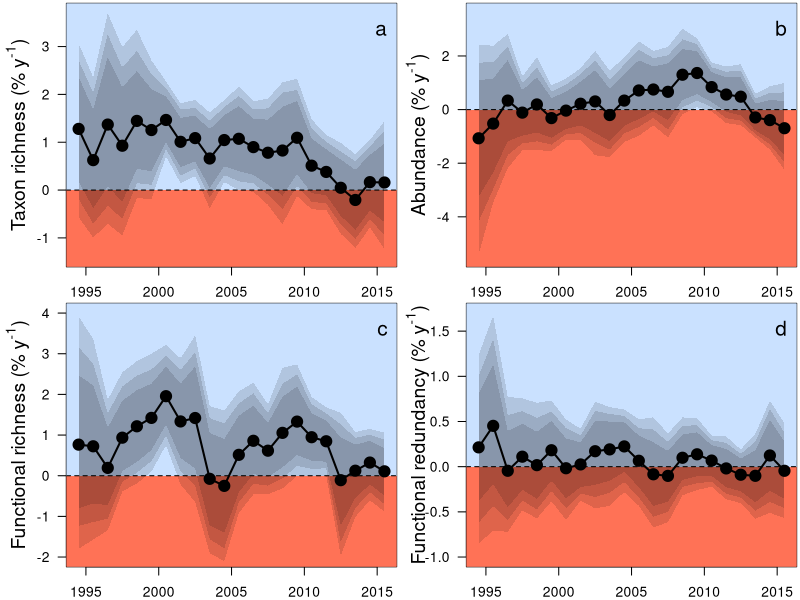

Here is the R script that generated this plot: (Note: this script raises an error after producing the figure.)
##Set working directory
setwd("C:/Users/elwel/OneDrive/Desktop/aquatic_data/git/EuroAquaticMacroInverts")

# attach data
MA <- read.csv("outputs/movingAve_YrEsts.csv")
MA$meanYr <- (MA$StartYear+ 4.5)
head(MA)
MA = subset(MA, select = -c(X) )

tiff(filename = "plots/Fig3_movingWindow/MovingAverages.tiff", width = 8, height = 6.5, units = 'in', res = 600, compression = 'lzw')
par(mfrow=c(2,2),mar=c(2,4,0.2,0.2))

#plot for spp richness
SR <- subset(MA, Response == "spp_richness")
ave_SppRich <- 27.28712314
st <-(SR[1:(nrow(SR)),3:12]/ave_SppRich)*100
sr <- cbind(SR$StartYear, SR$site_num, SR$meanYr, st)
names(sr)[names(sr) == 'SR$StartYear'] <- 'StartYear'
names(sr)[names(sr) == 'SR$site_num'] <- 'site_num'
names(sr)[names(sr) == 'SR$meanYr'] <- 'meanYr'
#select yrs with enough sites to be representative
#SRs <- sr[ which(sr$site_num >=100), ]
SRs <- sr[ which(sr$StartYear >1989 & sr$StartYear <2012), ] # this is min 7 countries
#SRs <- sr[ which(sr$StartYear >=1980), ] #this is min 5 countries

plot(SRs$Estimate~SRs$meanYr,ylab="", cex=1.5, xlab="", type="n", las=1, ylim=c(-1.4,3.7), xlim=c(1994.5,2015.5))#ylim=c(-0.8,2.55))
title(ylab=expression(paste("Taxon richness (% y"^"-1", ")")), line=2,cex.lab=1.4)
#title(xlab="Mean year of moving window", line=2,cex.lab=1.3)
polygon(x = c(0, 0, 2040, 2040), y = c(-100, 0, 0, -100), col ="coral1", border = NA)
polygon(x = c(0, 0, 2040, 2040), y = c(100, 0, 0, 100), col ="lightsteelblue1", border = NA)
abline(h=0,lty=2)
polygon(x = c(SRs$meanYr,rev(SRs$meanYr)), y = c(SRs$Q2.5,rev(SRs$Q97.5)),col="#00000020", border = NA)
polygon(x = c(SRs$meanYr,rev(SRs$meanYr)), y = c(SRs$Q5,rev(SRs$Q95)), col ="#00000020", border = NA)
polygon(x = c(SRs$meanYr,rev(SRs$meanYr)), y = c(SRs$Q10,rev(SRs$Q90)), col ="#00000020", border = NA)
#box(lwd=2)
points(SRs$Estimate~SRs$meanYr, pch=21,bg=1,cex=1.8)#pch="-",
points(SRs$Estimate~SRs$meanYr,type="l",lwd=2)
legend("topright", bty="n", legend="a",cex=1.5)

#plot for abundance
SR <- subset(MA, Response == "abundance")
st <-(SR[1:(nrow(SR)),3:12]*100)
sr <- cbind(SR$StartYear, SR$site_num, SR$meanYr, st)
names(sr)[names(sr) == 'SR$StartYear'] <- 'StartYear'
names(sr)[names(sr) == 'SR$site_num'] <- 'site_num'
names(sr)[names(sr) == 'SR$meanYr'] <- 'meanYr'
#select yrs with enough sites to be representative
SRs <- sr[ which(sr$StartYear >1989 & sr$StartYear <2012), ]

plot(SRs$Estimate~SRs$meanYr,ylab="", cex=1.5, xlab="", type="n", las=1, ylim=c(-5.5,3.6), xlim=c(1994.5,2015.5)) #ylim=c(-0.57,0.4))
title(ylab=expression(paste("Abundance (% y"^"-1", ")")), line=2,cex.lab=1.4)
title(xlab="Mean year of moving window", line=2.4,cex.lab=1.3)
polygon(x = c(0, 0, 2040, 2040), y = c(-100, 0, 0, -100), col ="coral1", border = NA)
polygon(x = c(0, 0, 2040, 2040), y = c(100, 0, 0, 100), col ="lightsteelblue1", border = NA)
abline(h=0,lty=2)
polygon(x = c(SRs$meanYr,rev(SRs$meanYr)), y = c(SRs$Q2.5,rev(SRs$Q97.5)),col="#00000020", border = NA)
polygon(x = c(SRs$meanYr,rev(SRs$meanYr)), y = c(SRs$Q5,rev(SRs$Q95)), col ="#00000020", border = NA)
polygon(x = c(SRs$meanYr,rev(SRs$meanYr)), y = c(SRs$Q10,rev(SRs$Q90)), col ="#00000020", border = NA)
points(SRs$Estimate~SRs$meanYr, pch=21,bg=1,cex=1.8)#pch="-",
points(SRs$Estimate~SRs$meanYr,type="l",lwd=2)
legend("topright", bty="n", legend="b",cex=1.5)

#plot for FRic
SR <- subset(MA, Response == "FRic")
st <-(SR[1:(nrow(SR)),3:12])*100
sr <- cbind(SR$StartYear, SR$site_num, SR$meanYr, st)
names(sr)[names(sr) == 'SR$StartYear'] <- 'StartYear'
names(sr)[names(sr) == 'SR$site_num'] <- 'site_num'
names(sr)[names(sr) == 'SR$meanYr'] <- 'meanYr'
#select yrs with enough sites to be representative
SRs <- sr[ which(sr$StartYear >1989 & sr$StartYear <2012), ]

plot(SRs$Estimate~SRs$meanYr,ylab="", cex=1.5, xlab="", type="n", las=1, ylim=c(-2,4), xlim=c(1994.5,2015.5)) #ylim=c(-0.57,0.4))
title(ylab=expression(paste("Functional richness (% y"^"-1", ")")), line=2,cex.lab=1.4)
title(xlab="Mean year of moving window", line=2.4,cex.lab=1.3)
polygon(x = c(0, 0, 2040, 2040), y = c(-100, 0, 0, -100), col ="coral1", border = NA)
polygon(x = c(0, 0, 2040, 2040), y = c(100, 0, 0, 100), col ="lightsteelblue1", border = NA)
abline(h=0,lty=2)
polygon(x = c(SRs$meanYr,rev(SRs$meanYr)), y = c(SRs$Q2.5,rev(SRs$Q97.5)),col="#00000020", border = NA)
polygon(x = c(SRs$meanYr,rev(SRs$meanYr)), y = c(SRs$Q5,rev(SRs$Q95)), col ="#00000020", border = NA)
polygon(x = c(SRs$meanYr,rev(SRs$meanYr)), y = c(SRs$Q10,rev(SRs$Q90)), col ="#00000020", border = NA)
points(SRs$Estimate~SRs$meanYr, pch=21,bg=1,cex=1.8)#pch="-",
points(SRs$Estimate~SRs$meanYr,type="l",lwd=2)
legend("topright", bty="n", legend="c",cex=1.5)

#plot for FRed
SR <- subset(MA, Response == "FRed")
ave_FRed <- 0.291145846
st <-(SR[1:(nrow(SR)),3:12]/ave_FRed)*100
sr <- cbind(SR$StartYear, SR$site_num, SR$meanYr, st)
names(sr)[names(sr) == 'SR$StartYear'] <- 'StartYear'
names(sr)[names(sr) == 'SR$site_num'] <- 'site_num'
names(sr)[names(sr) == 'SR$meanYr'] <- 'meanYr'
#select yrs with enough sites to be representative
SRs <- sr[ which(sr$StartYear >1989 & sr$StartYear <2012), ]

plot(SRs$Estimate~SRs$meanYr,ylab="", cex=1.5, xlab="", type="n", las=1, ylim=c(-1,1.7), xlim=c(1994.5,2015.5)) #ylim=c(-0.57,0.4))
title(ylab=expression(paste("Functional redundancy (% y"^"-1", ")")), line=2,cex.lab=1.4)
title(xlab="Mean year of moving window", line=2.4,cex.lab=1.3)
polygon(x = c(0, 0, 2040, 2040), y = c(-100, 0, 0, -100), col ="coral1", border = NA)
polygon(x = c(0, 0, 2040, 2040), y = c(100, 0, 0, 100), col ="lightsteelblue1", border = NA)
abline(h=0,lty=2)
polygon(x = c(SRs$meanYr,rev(SRs$meanYr)), y = c(SRs$Q2.5,rev(SRs$Q97.5)),col="#00000020", border = NA)
polygon(x = c(SRs$meanYr,rev(SRs$meanYr)), y = c(SRs$Q5,rev(SRs$Q95)), col ="#00000020", border = NA)
polygon(x = c(SRs$meanYr,rev(SRs$meanYr)), y = c(SRs$Q10,rev(SRs$Q90)), col ="#00000020", border = NA)
points(SRs$Estimate~SRs$meanYr, pch=21,bg=1,cex=1.8)#pch="-",
points(SRs$Estimate~SRs$meanYr,type="l",lwd=2)
legend("topright", bty="n", legend="d",cex=1.5)

dev.off()


####
#####################
###############################################
################################################

####old code#####
#arrows(SRs$meanYr, SRs$Q2.5, SRs$meanYr, SRs$Q97.5, length=0.05, angle=90, code=0,lwd=1)
#arrows(SRs$meanYr, SRs$Q5, SRs$meanYr, SRs$Q95, length=0.05, angle=90, code=0,lwd=3)
#arrows(SRs$meanYr, SRs$Q10, SRs$meanYr, SRs$Q90, length=0.05, angle=90, code=0,lwd=5)
#abline(h=0)

x1<-rep(c(0),each=length(sr$Q2.5))

polygon(x = c(sr$meanYr,rev(sr$meanYr)), y = c(sr$Q2.5,x1), col = "firebrick4",border = NA)
polygon(x = c(sr$meanYr,rev(sr$meanYr)), y = c(sr$Q5,x1), col = "firebrick3",border = NA)
polygon(x = c(sr$meanYr,rev(sr$meanYr)), y = c(sr$Q10,x1), col = "firebrick1",border = NA)

polygon(x = c(sr$meanYr,rev(sr$meanYr)), y = c(x1,rev(sr$Q97.5)), col = "dodgerblue4",border = NA)
polygon(x = c(sr$meanYr,rev(sr$meanYr)), y = c(x1,rev(sr$Q95)), col = "dodgerblue",border = NA)
polygon(x = c(sr$meanYr,rev(sr$meanYr)), y = c(x1,rev(sr$Q90)), col = "lightblue",border = NA)

polygon(x = c(sr$meanYr,rev(sr$meanYr)), y = c(x1,rev(sr$Q2.5)), col = "firebrick4",border = NA)
polygon(x = c(sr$meanYr,rev(sr$meanYr)), y = c(x1,rev(sr$Q5)), col = "firebrick3",border = NA)
polygon(x = c(sr$meanYr,rev(sr$meanYr)), y = c(x1,rev(sr$Q10)), col = "firebrick1",border = NA)
